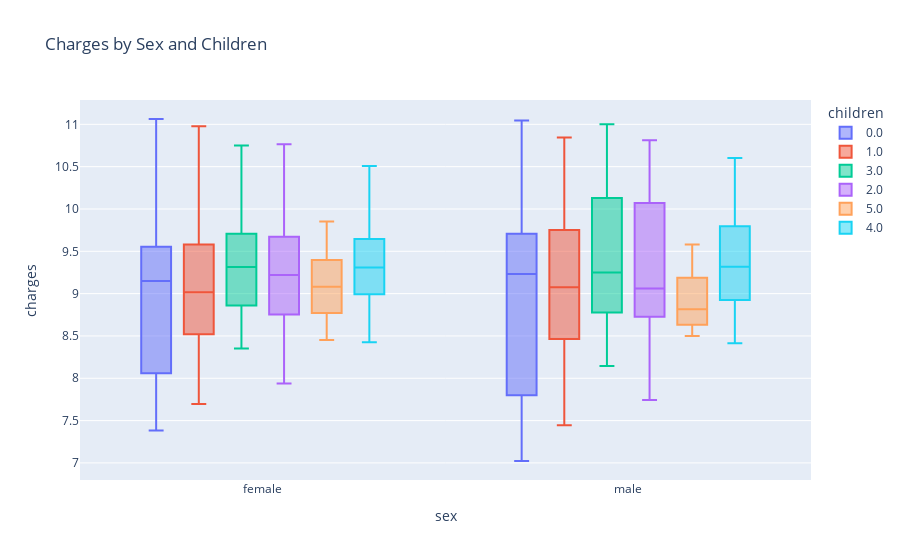

Write notebook code for a chart like this one.
### Markdown cell above
The heatmaps quantifies the observations seen in the previous plots
Age vs Charges: Positive Correlation of 0.53, the strongest in the matrix. Confirms the earlier regression plots showing that age is a strong predictor of insurance charges.

Smoker_yes vs Charges: Positive correlation of 0.27 moderate but meaningful. Supports my scatter plots and pairplots showing that smokers consistently pay more, though the effect is not as strong as age.

BMI vs Charges: Correlation of 0.14, weak but positive.
Matches my BMI scatter plots, where the trend was visible but not steep. Suggests BMI may affect insruance charges but not greatly and suggest it isn’t a strong predictor unless combined with smoking status.

Sex_male vs Charges: Correlation of 0.011 which is essentially zero. Confirms earlier plots showing no meaningful difference in charges between males and females.

Children vs Charges: Weakly positive correlation of 0.16. This suggets that having more children is associated with slighlty higher charges but this is not a strong relationship this weak relationship is also evident in the bar plot of children vs charges

### Code cell
fig = px.box(df, x='sex', y='charges', color='children',title='Charges by Sex and Children')
fig.show()

### Figure 1 — Plotly figure (JSON) as saved in the notebook; plotly's stock layout.template omitted (floating-point values rounded to 4 significant figures; data arrays with more than 128 entries replaced by an {"elided": "..."} marker saying what was removed)
{"data": [{"alignmentgroup": "True", "hovertemplate": "children=0.0<br>sex=%{x}<br>charges=%{y}<extra></extra>", "legendgroup": "0.0", "marker": {"color": "#636efa"}, "name": "0.0", "notched": false, "offsetgroup": "0.0", "orientation": "v", "showlegend": true, "type": "box", "x": {"elided": "572 str values"}, "x0": " ", "xaxis": "x", "y": {"elided": "572 float values"}, "y0": " ", "yaxis": "y"}, {"alignmentgroup": "True", "hovertemplate": "children=1.0<br>sex=%{x}<br>charges=%{y}<extra></extra>", "legendgroup": "1.0", "marker": {"color": "#EF553B"}, "name": "1.0", "notched": false, "offsetgroup": "1.0", "orientation": "v", "showlegend": true, "type": "box", "x": {"elided": "324 str values"}, "x0": " ", "xaxis": "x", "y": {"elided": "324 float values"}, "y0": " ", "yaxis": "y"}, {"alignmentgroup": "True", "hovertemplate": "children=3.0<br>sex=%{x}<br>charges=%{y}<extra></extra>", "legendgroup": "3.0", "marker": {"color": "#00cc96"}, "name": "3.0", "notched": false, "offsetgroup": "3.0", "orientation": "v", "showlegend": true, "type": "box", "x": {"elided": "157 str values"}, "x0": " ", "xaxis": "x", "y": {"elided": "157 float values"}, "y0": " ", "yaxis": "y"}, {"alignmentgroup": "True", "hovertemplate": "children=2.0<br>sex=%{x}<br>charges=%{y}<extra></extra>", "legendgroup": "2.0", "marker": {"color": "#ab63fa"}, "name": "2.0", "notched": false, "offsetgroup": "2.0", "orientation": "v", "showlegend": true, "type": "box", "x": {"elided": "240 str values"}, "x0": " ", "xaxis": "x", "y": {"elided": "240 float values"}, "y0": " ", "yaxis": "y"}, {"alignmentgroup": "True", "hovertemplate": "children=5.0<br>sex=%{x}<br>charges=%{y}<extra></extra>", "legendgroup": "5.0", "marker": {"color": "#FFA15A"}, "name": "5.0", "notched": false, "offsetgroup": "5.0", "orientation": "v", "showlegend": true, "type": "box", "x": ["female", "male", "female", "male", "male", "female", "female", "male", "male", "male", "female", "female", "male", "female", "male", "female", "male", "male"], "x0": " ", "xaxis": "x", "y": [8.453, 8.825, 8.483, 8.533, 9.189, 9.441, 9.355, 8.805, 8.803, 9.22, 9.101, 9.059, 8.5, 9.853, 9.129, 9.057, 8.633, 9.58], "y0": " ", "yaxis": "y"}, {"alignmentgroup": "True", "hovertemplate": "children=4.0<br>sex=%{x}<br>charges=%{y}<extra></extra>", "legendgroup": "4.0", "marker": {"color": "#19d3f3"}, "name": "4.0", "notched": false, "offsetgroup": "4.0", "orientation": "v", "showlegend": true, "type": "box", "x": ["male", "female", "male", "male", "male", "female", "female", "male", "male", "male", "male", "male", "female", "male", "male", "female", "female", "female", "female", "female", "female", "male", "female", "male", "male"], "x0": " ", "xaxis": "x", "y": [8.413, 9.309, 9.25, 9.007, 9.352, 10.11, 9.304, 9.281, 8.924, 9.795, 10.6, 9.469, 9.575, 9.748, 8.492, 8.888, 10.51, 8.65, 9.332, 8.425, 9.307, 8.709, 9.67, 9.975, 9.878], "y0": " ", "yaxis": "y"}], "layout": {"boxmode": "group", "legend": {"title": {"text": "children"}, "tracegroupgap": 0}, "title": {"text": "Charges by Sex and Children"}, "xaxis": {"anchor": "y", "domain": [0, 1], "title": {"text": "sex"}}, "yaxis": {"anchor": "x", "domain": [0, 1], "title": {"text": "charges"}}}}
